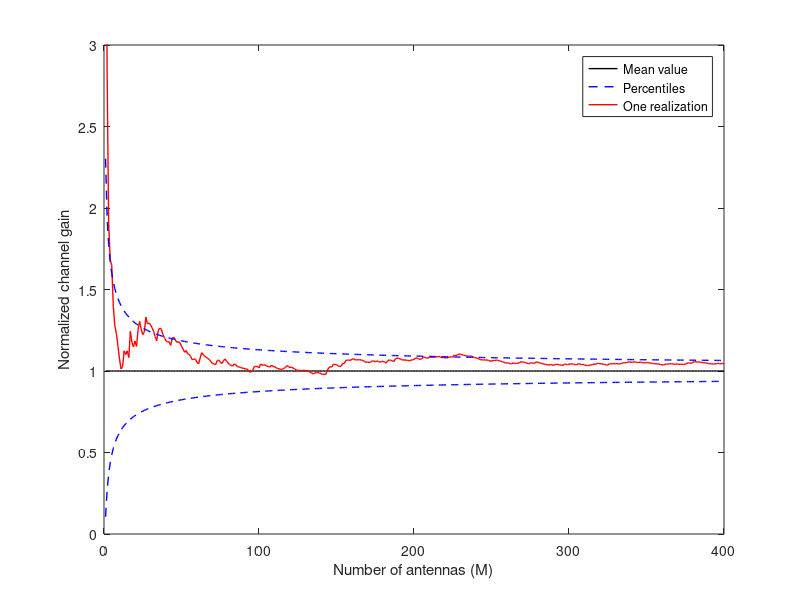

Write MATLAB code to recreate this figure.
%This Matlab script can be used to reproduce Figure 1.15 in the monograph:
%
%Emil Bjornson, Jakob Hoydis and Luca Sanguinetti (2017),
%"Massive MIMO Networks: Spectral, Energy, and Hardware Efficiency",
%Foundations and Trends in Signal Processing: Vol. 11, No. 3-4,
%pp. 154-655. DOI: 10.1561/2000000093.
%
%For further information, visit: https://www.massivemimobook.com
%
%This is version 1.01 (Last edited: 2020-04-21)
%
%License: This code is licensed under the GPLv2 license. If you in any way
%use this code for research that results in publications, please cite our
%monograph as described above.


%Empty workspace and close figures
close all;
clear;


%Set maximum number of antennas
Mmax = 400;

%Set the range of number of antennas
M = (1:Mmax)';


%Prepare to save simulation results
minval = zeros(Mmax,1);
maxval = zeros(Mmax,1);


%Compute percentiles using the inverse chi-squared distribution
for m = 1:Mmax
    
    minval(m) = chi2inv(0.1,2*m);
    maxval(m) = chi2inv(0.9,2*m);
    
end


%Generate one random channel realization
h = (randn(Mmax,1)+1i*randn(Mmax,1))/sqrt(2);

%Compute the normalized squared norm
h2 = cumsum(abs(h(:,1)).^2)./M;


%% Plot the simulation results
figure;
hold on; box on;
plot(M,ones(Mmax,1),'k-','LineWidth',1);
plot(M,minval./(2*M),'b--','LineWidth',1);
plot(M,h2,'r-','LineWidth',1);
plot(M,maxval./(2*M),'b--','LineWidth',1);

legend('Mean value','Percentiles','One realization');
xlabel('Number of antennas (M)');
ylabel('Normalized channel gain');
ylim([0 3]);
